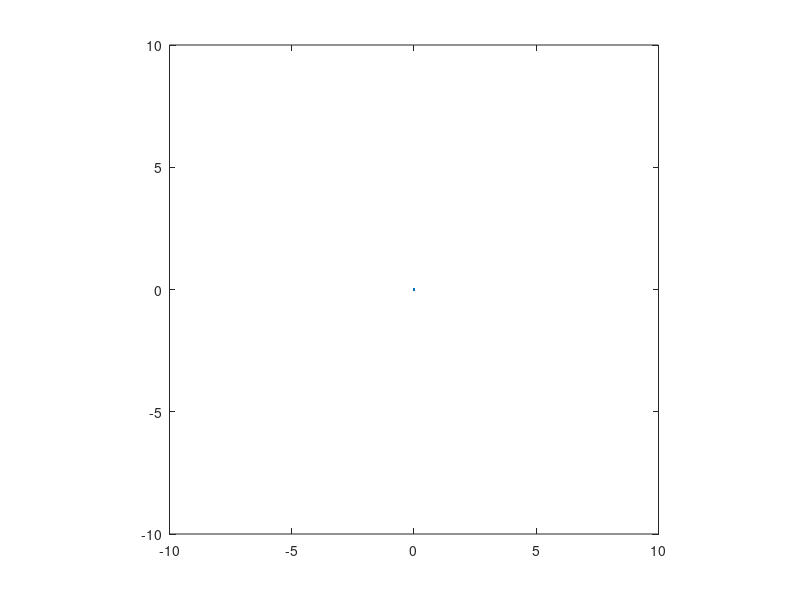

Reproduce this figure in MATLAB.
function cosine
%COSINE Illustrates cosine formula and dot products.
%
%       cosine is an interactive code to illustrate the cosine formula
%       and dot products.  The user is asked to click on a graph to define
%       vectors u and v.  The cosine of the angle between them
%       is computed by the formula cosine = u'*v/(norm(u)*norm(v)).

%       Written by T. Bryan on 27 August 1993 to illustrate G. Strang's
%       book, "Introduction to Linear Algebra." 

clc
disp('This code illustrates the cosine formula and dot products')
disp('found on p. 16 of G. Strang, "Introduction to Linear Algebra."')

%% clg
axis([-10 10 -10 10]);axis('square')
plot(0,0); hold on
axis([-10 10 -10 10]);axis('square')
button = 1;
fprintf('\n\n')
disp('OPEN A FIGURE WINDOW')
disp('Click at two points on the plot with the left button.')
disp(' ')
disp('Press any other key or button twice to exit.')
[x,y,button]=ginput(2);
clc
while button==1
  u=[x(1);y(1)];
  v=[x(2);y(2)];
  plot([0 u(1)],[0 u(2)],'-',[0 v(1)],[0 v(2)],'-')
  text(u(1),u(2),'u')
  text(v(1),v(2),'v')
  axis([-10 10 -10 10]);axis('square')

  fprintf('\n\nThe cosine of the angle between the two vectors is\n')
  cosine = u'*v/(norm(u)*norm(v));
  fprintf('cosine = u''*v/(norm(u)*norm(v)) = %g\n\n',cosine)
  disp('The angle between the two vectors in radians is')
  fprintf('acos(cosine) = %g\n\n',acos(cosine))
  disp('The angle between the two vectors in degrees is')
  fprintf('180*acos(cosine)/pi = %g\n\n',180*acos(cosine)/pi)
  pause(3)
  
  disp('Click twice on the plot with the left button.')
  disp('Press any other key or button twice to exit.')
  [x,y,button]=ginput(2);
  clc
  %% clg
  axis([-10 10 -10 10]);axis('square')
  plot(0,0); hold on
  axis([-10 10 -10 10]);axis('square')

end



